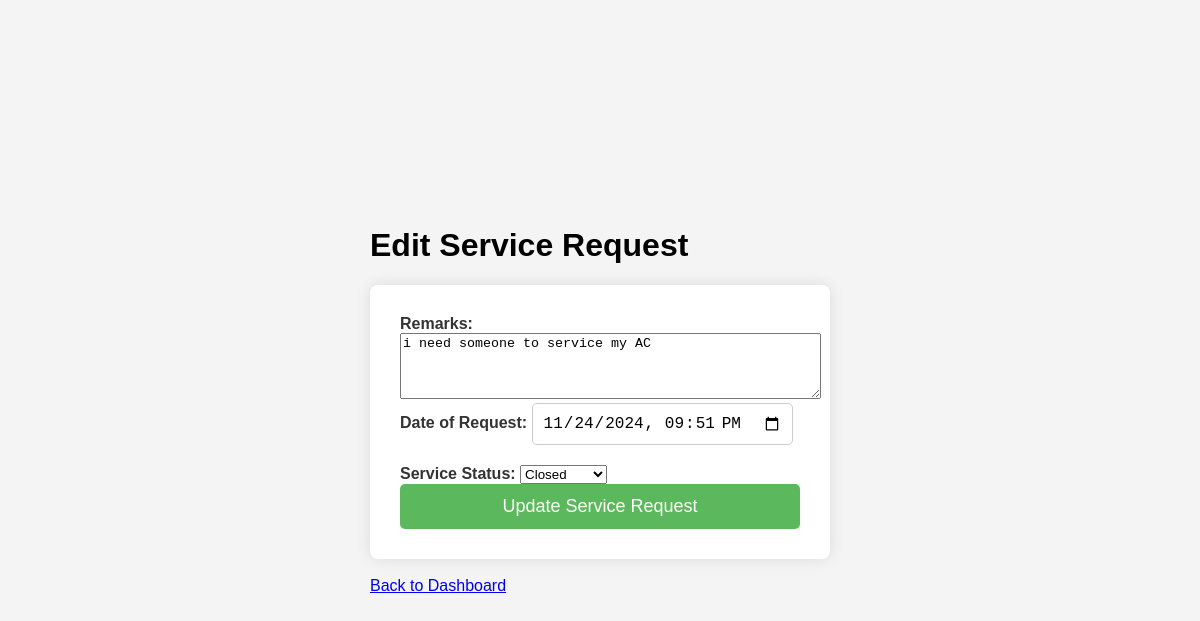
Page /customer/service/edit/1 on the earlier database version.
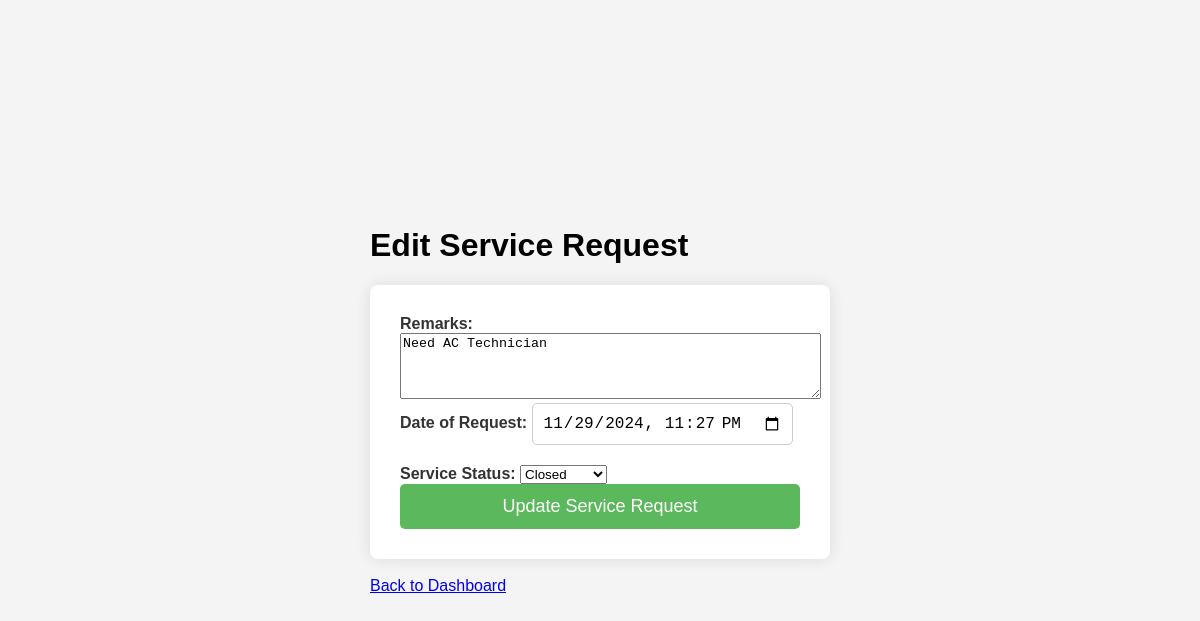
Same page on the later database version.
### model/model.py (models this page shows)
class ServiceRequest(db.Model):
    id = db.Column(db.Integer, primary_key=True, autoincrement=True)
    service_id = db.Column(db.Integer, db.ForeignKey("service.id"), nullable=False)
    customer_id = db.Column(db.Integer, db.ForeignKey("customer.id"), nullable=False)
    professional_id = db.Column(db.Integer, db.ForeignKey("service_professional.id"), nullable=True)
    date_of_request = db.Column(db.DateTime, nullable=False)
    date_of_completion = db.Column(db.DateTime, nullable=True)
    service_status = db.Column(db.String(50), default="requested", nullable=False)
    remarks = db.Column(db.Text, nullable=True)

### app.py (the view, shortened to what this page needs)
@app.route("/customer/service/edit/<int:request_id>", methods=["GET", "POST"])
def edit_service_request(request_id):
    service_request = ServiceRequest.query.get(request_id)
    if not service_request:
        flash("Service request not found.")
        return redirect(url_for("customer_dashboard"))
    return render_template("edit_service_request.html", service_request=service_request)

### Templates/edit_service_request.html (shortened to what this page needs)
<!DOCTYPE html>
<html lang="en">
<head>
    <link rel="stylesheet" href="{{ url_for('static', filename='edit_service.css') }}">
</head>
<body>
    <div class="container">
        <h1>Edit Service Request</h1>
        <form method="POST" action="{{ url_for('edit_service_request', request_id=service_request.id) }}">
            <div class="form-group">
                <label for="remarks">Remarks:</label>
                <textarea name="remarks" id="remarks" rows="4" cols="50" required>{{ service_request.remarks }}</textarea>
            </div>
            <div class="form-group">
                <label for="date_of_request">Date of Request:</label>
                <input type="datetime-local" name="date_of_request" id="date_of_request" value="{{ service_request.date_of_request.strftime('%Y-%m-%dT%H:%M') }}" required>
            </div>
            <div class="form-group">
                <label for="service_status">Service Status:</label>
                <select name="service_status" id="service_status">
                    <option value="closed" {% if service_request.service_status == 'closed' %}selected{% endif %}>Closed</option>
                </select>
            </div>
            <button type="submit">Update Service Request</button>
        </form>
        <br>
        <a href="{{ url_for('customer_dashboard') }}">Back to Dashboard</a>
    </div>
</body>
</html>

Differences in the rows shown:
changed ServiceRequest "Closed": remarks "i need someone to service my AC" → "Need AC Technician"; date_of_request "11/24/2024 21:51" → "11/29/2024 23:27"
